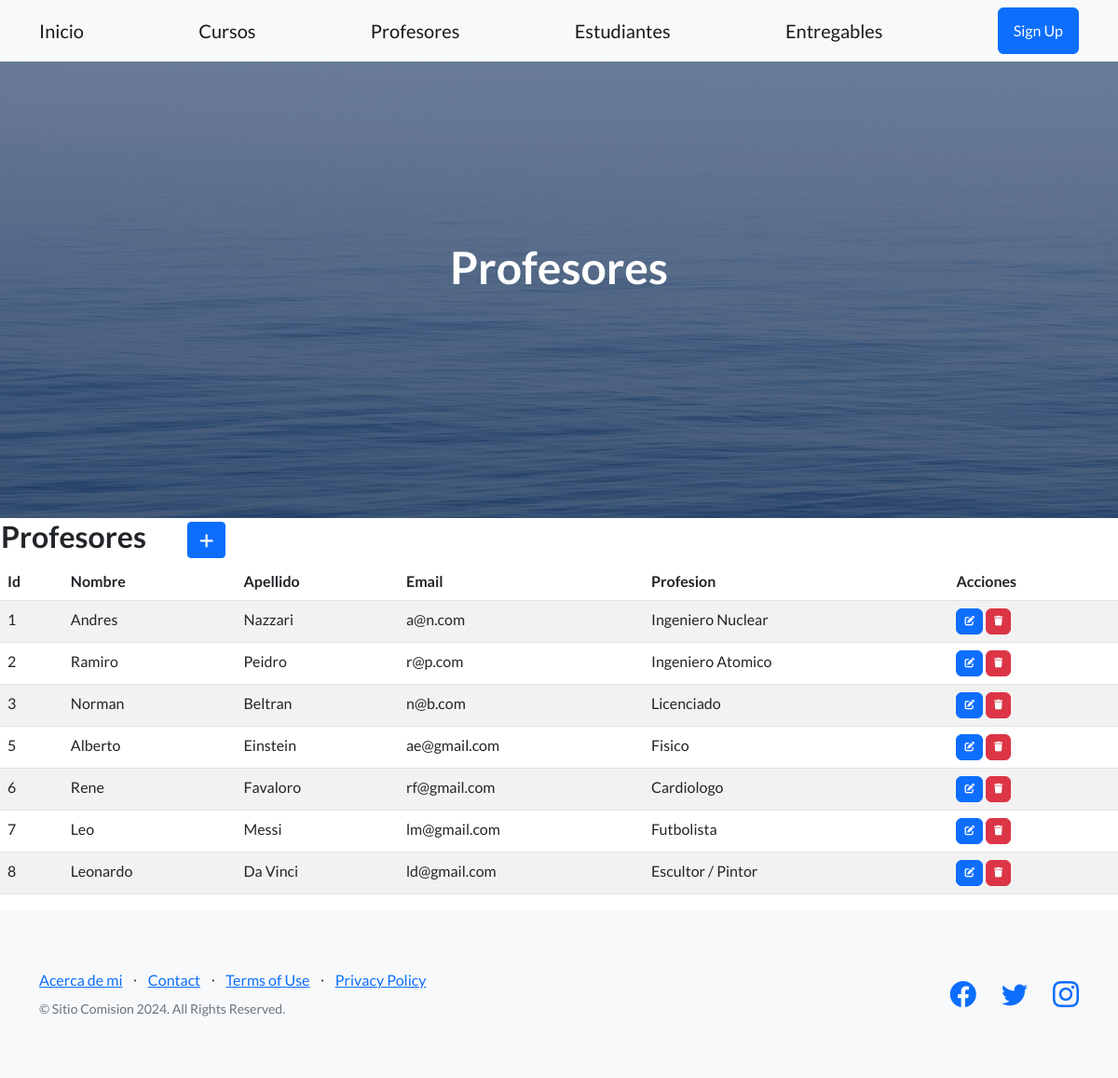
The page /profesores/ on the database its author committed.
### aplicacion/models.py (models this page shows, shortened)
class Profesor(models.Model):
    nombre = models.CharField(max_length=60)
    apellido = models.CharField(max_length=60)
    email = models.EmailField()
    profesion = models.CharField(max_length=50)
    class Meta:
        verbose_name = "Profesor"
        verbose_name_plural = "Profesores"
        ordering = ["nombre", "apellido"]

### aplicacion/views.py (the view)
# urls.py: path('profesores/', profesores, name="profesores"),
def profesores(request):
    contexto = {'profesores': Profesor.objects.all().order_by("id")}
    return render(request, "aplicacion/profesores.html", contexto)

### aplicacion/templates/aplicacion/profesores.html (shortened to what this page needs)
{% extends "aplicacion/index.html" %}
{% block titulo %}
<h1 class="mb-5">Profesores</h1>
{% endblock titulo %}
{% block contenido %}
<table>
    <tr>
        <td width="200"><h2>Profesores</h2></td>
        <td>
            <a
            href="{% url 'prof_create' %}"
            class="btn btn-primary btn-sm"
            >
            </a>
        </td>
    </tr>
</table>
<table class="table table-striped">
    <thead>
        <tr>
            <th>Id</th>
            <th>Nombre</th>
            <th>Apellido</th>
            <th>Email</th>
            <th>Profesion</th>
            <th>Acciones</th>
        </tr>
    </thead>
    <tbody>
    {% for p in profesores  %}
        <tr>
            <td>{{ p.id }}</td>
            <td>{{ p.nombre }}</td>
            <td>{{ p.apellido }}</td>
            <td>{{ p.email }}</td>
            <td>{{ p.profesion }}</td>
            <td>
                <a
                  href="{% url 'prof_update' p.id %}"
                  class="btn btn-primary"
                  style="--bs-btn-padding-y: .25rem; --bs-btn-padding-x: .5rem; --bs-btn-font-size: .75rem;"
                  >
                </a>
                <a
                  href="{% url 'prof_delete' p.id %}"
                  class="btn btn-danger"
                  style="--bs-btn-padding-y: .25rem; --bs-btn-padding-x: .5rem; --bs-btn-font-size: .75rem;"
                  >
                </a>
            </td>
        </tr>
    {% endfor %}
    </tbody>
</table>
{% endblock contenido %}

### rows shown on the page
Profesor: id "1", nombre "Andres", apellido "Nazzari", email "a@n.com", profesion "Ingeniero Nuclear"
Profesor: id "2", nombre "Ramiro", apellido "Peidro", email "r@p.com", profesion "Ingeniero Atomico"
Profesor: id "3", nombre "Norman", apellido "Beltran", email "n@b.com", profesion "Licenciado"
Profesor: id "5", nombre "Alberto", apellido "Einstein", email "ae@gmail.com", profesion "Fisico"
Profesor: id "6", nombre "Rene", apellido "Favaloro", email "rf@gmail.com", profesion "Cardiologo"
Profesor: id "7", nombre "Leo", apellido "Messi", email "lm@gmail.com", profesion "Futbolista"
Profesor: id "8", nombre "Leonardo", apellido "Da Vinci", email "ld@gmail.com", profesion "Escultor / Pintor"
